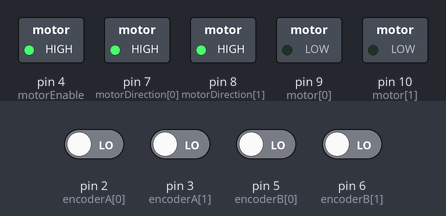
A sketch run on a simulated Arduino Uno, built with avr-gcc and run on an emulated ATmega328P. On the bench: switched loads named in the sketch (green lamp = pin HIGH). Inputs (shaded band) come from the test bench; at power-on: pin 2 (encoderA[0]), pin 3 (encoderA[1]), pin 5 (encoderB[0]), pin 6 (encoderB[1]) LOW. What the sketch prints to the serial monitor is not drawn.

Above: at 0.05 s.
At 6.0 s:
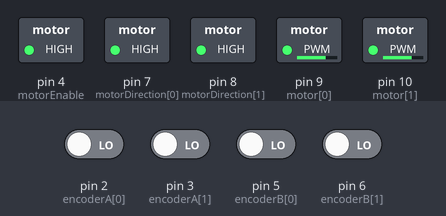
At 12.95 s:
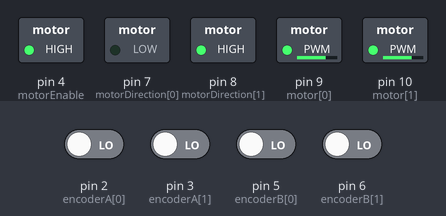
Timing chart, 0 to 18.2 s (numbered marks = the images above):
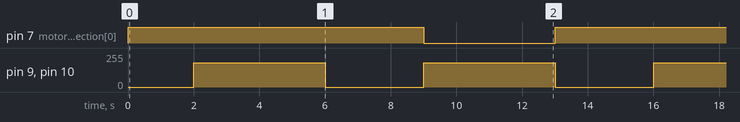

Measured:
- by itself, pin 7 (motorDirection[0]): alternates HIGH for 10.0 s and LOW for 4.0 s
- by itself, pin 9 (motor[0]), pin 10 (motor[1]): alternates 182/255 for 4.0 s and 0/255 for 3.0 s

The sketch:

phi_rho_step_response_arduino.ino
```cpp
#ifndef MACRO_DEFAULTS
#define MACRO_DEFAULTS
#define LEFT 0
#define RIGHT 1
#define WHEEL_RADIUS 0.0762 // NOTE: we need the wheel radius to calculate linear vel
#define WIDTH_OF_WHEELBASE 0.3683 // NOTE: we need wheelbase width to calculate angle
#endif


#include "encoder.hpp"
#include "position.hpp"
#include "pid_movement.hpp"

const uint8_t i2cAddress = 8;
volatile uint8_t offset;
volatile uint8_t msgLength = 0;
volatile uint8_t instruction[32] = {0};

// Initialize desired position and angle
float desiredDistance = 0;
float desiredAngleDegrees = 0;
unsigned long lastUpdateTime = 0;
unsigned long updateInterval = 50;

// Initialize current values
float v_bar = 0;
float v_delta = 0;
float rho_dot = 0;
float phi_dot = 0;
long int timeOffSet = 0;
long int time = 0;
bool stepTest = 0;

void setup() {
  Serial.begin(115200);

  // ---------- ENCODER ----------
  encoderSetup();

  // ---------- MOTOR ----------
  pinMode(motorEnable, OUTPUT);
  pinMode(motorDirection[LEFT], OUTPUT);
  pinMode(motorDirection[RIGHT], OUTPUT);
  pinMode(motor[LEFT], OUTPUT);
  pinMode(motor[RIGHT], OUTPUT);

  digitalWrite(motorEnable, HIGH);
  digitalWrite(motorDirection[LEFT], HIGH);
  digitalWrite(motorDirection[RIGHT], HIGH);

  // ---------- CSV ----------
  Serial.println("TIME,V_BAR,V_DELTA,RHO_DOT,PHI_DOT");

}

void loop() {
  currTime = (float)(millis()-timeOffSet)/1000;
  time = millis();
  // Step loop
  if(currTime > 2 && currTime < 6){
    // Step loop up time
    if(stepTest){
      v_bar = 12;
      v_delta = 0;
    }
    else{
      v_bar = 0;
      v_delta = 12;
    }
  }else if (currTime >= 7){
    //Go back to start of step loop
    currTime = 0;
    timeOffSet = millis();
    Serial.println("TIME,V_BAR,V_DELTA,RHO_DOT,PHI_DOT");
    stepTest = !stepTest;
  }else{
    // Step input down time
    v_bar = 0;
    v_delta = 0;
  }

  voltage[RIGHT] = (v_bar + v_delta) / 2;
  voltage[LEFT] = -(v_bar - v_delta) / 2;

  for(int motorChoice = 0; motorChoice < 2; motorChoice++){

    // Correct voltage sign
    if(voltage[motorChoice] >= 0){
      digitalWrite(motorDirection[motorChoice], HIGH);
    }
    else {
      digitalWrite(motorDirection[motorChoice], LOW);
    }

    // Write voltage to motor
    PWM = 255*abs(voltage[motorChoice])/batteryVoltage;
    analogWrite(motor[motorChoice], min(PWM,255));

    // Read position and angular velocity
    actualPos[motorChoice] = countsToRadians(readEncoder(motorChoice));
    actualSpeed[motorChoice] = rad2AngVel(prevPos[motorChoice], prevTime, actualPos[motorChoice], currTime);

    // update postition
    prevPos[motorChoice] = actualPos[motorChoice];
  }

  // Calculate rho_dot and phi_dot
  rho_dot = WHEEL_RADIUS * ((actualSpeed[RIGHT] + (-actualSpeed[LEFT])) / 2);
  phi_dot = WHEEL_RADIUS * ((actualSpeed[RIGHT] - (-actualSpeed[LEFT])) / WIDTH_OF_WHEELBASE);


  // Print relevant info
  if((time - lastUpdateTime) >= updateInterval){
    Serial.print(currTime);
    Serial.print(",");
    Serial.print(v_bar);
    Serial.print(",");
    Serial.print(v_delta);
    Serial.print(",");
    Serial.print(rho_dot);
    Serial.print(",");
    Serial.print(phi_dot);
    Serial.print("\r\n");
    lastUpdateTime = time;
  }

  // Update prev time
  prevTime = currTime;

  delay(5);
}
```

encoder.hpp
```cpp
// (licence header left out)
#ifndef ENCODER_HPP
#define ENCODER_HPP

#include <Arduino.h>

#ifndef MACRO_DEFAULTS
#define MACRO_DEFAULTS
#define LEFT 0
#define RIGHT 1
#define WHEEL_RADIUS 0.0762 // NOTE: we need the wheel radius to calculate linear vel
#define WIDTH_OF_WHEELBASE 0.3683 // NOTE: we need wheelbase width to calculate angle
#endif

void encoderSetup();
void updateEncoder();
long readEncoder(bool);
float countsToRadians(long);
float countsToDistance(long);
void updateLeftEncoder();
void updateRightEncoder();

const uint8_t encoderA[2] = {2,3};
const uint8_t encoderB[2] = {5,6};

// NOTE: DO NOT read encoderPosition directly!
// Use readEncoder() instead
volatile uint8_t encoderState[2] = {0,0};
volatile long encoderPosition[2] = {0,0};

void encoderSetup() {
	pinMode(encoderA[LEFT], INPUT);
	pinMode(encoderB[LEFT], INPUT);
	pinMode(encoderA[RIGHT], INPUT);
	pinMode(encoderB[RIGHT], INPUT);

	if (digitalRead(encoderA[LEFT])) { encoderState[LEFT] |= 4; }
	if (digitalRead(encoderB[LEFT])) { encoderState[LEFT] |= 8; }
	if (digitalRead(encoderA[RIGHT])) { encoderState[RIGHT] |= 4; }
	if (digitalRead(encoderB[RIGHT])) { encoderState[RIGHT] |= 8; }

	attachInterrupt(digitalPinToInterrupt(encoderA[LEFT]), updateLeftEncoder, CHANGE);
	attachInterrupt(digitalPinToInterrupt(encoderA[RIGHT]), updateRightEncoder, CHANGE);
}

void updateEncoder(bool leftOrRight) {
	// Current B | Current A | Old B | Old A
	// mask out unneeded bits
	uint8_t state = encoderState[leftOrRight] & 0b00001100;
	// shift by 2 to account for old states
	state >>= 2;
	// bit2 and bit3 become new encoder positions
	if (digitalRead(encoderA[leftOrRight])) { state |= 0b00000100; }
	if (digitalRead(encoderB[leftOrRight])) { state |= 0b00001000; }

	// switch states modified from Encoder.h, see above
	switch (state) {
		case 1:  case 7:
		case 8:  case 14:
			encoderPosition[leftOrRight]++;
			break;
		case 2:  case 4:
		case 11: case 13:
			encoderPosition[leftOrRight]--;
			break;
		case 3:  case 12:
			encoderPosition[leftOrRight] += 2;
			break;
		case 6:  case 9:
			encoderPosition[leftOrRight] -= 2;
			break;
		default:
			break;
	}
	encoderState[leftOrRight] = state;
}

long readEncoder(bool leftOrRight) {
	// disable interrupts to preserve read precision
	noInterrupts();
	// adjustment on read
	updateEncoder(leftOrRight);
	interrupts();
	return encoderPosition[leftOrRight];
}

float countsToRadians(long counts) {
	return TWO_PI*(float)counts/3200;
}

float countsToDistance(long counts) {
	return WHEEL_RADIUS*countsToRadians(counts);
}

// not possible to put parameters in interrupts,
// this is an easy workaround
void updateLeftEncoder() { updateEncoder(LEFT); }
void updateRightEncoder() { updateEncoder(RIGHT); }

#endif
```

pid_movement.hpp
```cpp
#ifndef PID_MOVEMENT_HPP
#define PID_MOVEMENT_HPP

#include <Arduino.h>
#include "encoder.hpp" // able to read from encoders directly
// but only if you use the second overload and not the first

#ifndef MACRO_DEFAULTS
#define MACRO_DEFAULTS
#define LEFT 0
#define RIGHT 1
#define WHEEL_RADIUS 0.0762 // NOTE: we need the wheel radius to calculate linear vel
#define WIDTH_OF_WHEELBASE 0.3683 // NOTE: we need wheelbase width to calculate angle
#endif

float rad2AngVel(float, float, float, float);
float rad2LinVel(float, float, float, float);
void PIDposControl(bool);

const uint8_t motorDirection[2] = {7,8};
const uint8_t motor[2] = {9,10};
const uint8_t motorEnable = 4;

// Initialize time tracking variables
unsigned long desiredTs = 5;

// Initialize previous and current time for velocity calculation
float prevTime = 0;
float currTime = 0;

// Initialize Feedback parameters
float KpSpeed[2] = {2.9, 2.9};
float KpPos[2] = {24.659, 25.590};
float KiPos[2] = {106.106, 115.247};
float posError[2] = {0,0};
float speedError[2] = {0,0};
float voltage[2] = {0,0};
float desiredSpeed[2] = {0,0};
float actualSpeed[2] = {0,0};
float desiredPos[2] = {0,0};
float actualPos[2] = {0,0};
float prevPos[2] = {0, 0};
float integralError[2] = {0,0};

// Initialize PWM Variables
float batteryVoltage = 8.4;
float maxSpeed = TWO_PI;
unsigned int PWM = 0;

float rad2AngVel(float rads1, float time1, float rads2, float time2){
  return (rads2 - rads1) / (time2 - time1);
}

float rad2LinVel(float rads1, float time1, float rads2, float time2){
  return rad2AngVel(rads1,time1,rads2,time2)*WHEEL_RADIUS;
}

void PIDposControl(bool motorChoice){
  // Find actual values
  actualPos[motorChoice] = countsToRadians(readEncoder(motorChoice));
  actualSpeed[motorChoice] = rad2AngVel(prevPos[motorChoice], prevTime, actualPos[motorChoice], currTime);

  // proportional error
  posError[motorChoice] = desiredPos[motorChoice] - actualPos[motorChoice];
  // integral error
  integralError[motorChoice] = integralError[motorChoice] + posError[motorChoice]*((float)desiredTs /1000);
  // find desired speed
  desiredSpeed[motorChoice] = KpPos[motorChoice] * posError[motorChoice] + KiPos[motorChoice] * integralError[motorChoice];

  // Wind up control (keeps the motors at a maximum speed)
  if(abs(desiredSpeed[motorChoice]) >= maxSpeed){
    // keep the voltage at or bellow the battery voltage while keeping the sign
    desiredSpeed[motorChoice] = maxSpeed * (desiredSpeed[motorChoice]/abs(desiredSpeed[motorChoice]));
    // Undo the integration calculation
    integralError[motorChoice] = integralError[motorChoice] - posError[motorChoice]*((float)desiredTs /1000);
  }

  // speed controller
  speedError[motorChoice] = desiredSpeed[motorChoice] - actualSpeed[motorChoice];

  // voltage output
  voltage[motorChoice] = KpSpeed[motorChoice]*speedError[motorChoice];

  // go backwards if negative voltage
  if(voltage[motorChoice] >= 0){
    digitalWrite(motorDirection[motorChoice], HIGH);
  }
  else {
    digitalWrite(motorDirection[motorChoice], LOW);
  }

  // calculate voltage PWM output
  PWM = 255*abs(voltage[motorChoice])/batteryVoltage;
  analogWrite(motor[motorChoice], min(PWM,255));

  // update postition
  prevPos[motorChoice] = actualPos[motorChoice];
}

#endif
```

position.hpp
```cpp
#ifndef POSITION_HPP
#define POSITION_HPP

#include <Arduino.h>
#include "encoder.hpp" // able to read from encoders directly
// but only if you use the second overload and not the first

#ifndef MACRO_DEFAULTS
#define MACRO_DEFAULTS
#define LEFT 0
#define RIGHT 1
#define WHEEL_RADIUS 0.0762 // NOTE: we need the wheel radius to calculate linear vel
#define WIDTH_OF_WHEELBASE 0.3683 // NOTE: we need wheelbase width to calculate angle
#endif

struct positionData_t {
  float x;
  float y;
  float phi;
};

positionData_t updatePosition(positionData_t, float, float);
positionData_t updatePosition(positionData_t);

positionData_t position = {0, 0 ,0};
float previousDistance[] = {0, 0};

positionData_t updatePosition(positionData_t oldPosition, float deltaPosLeft, float deltaPosRight) {
  positionData_t newPosition;
  // using position-based equations from tutorial
  newPosition.x = oldPosition.x + cos(oldPosition.phi)*(deltaPosLeft+deltaPosRight)/2.0;
  newPosition.y = oldPosition.y + sin(oldPosition.phi)*(deltaPosLeft+deltaPosRight)/2.0;
  newPosition.phi = oldPosition.phi + (deltaPosLeft-deltaPosRight)/WIDTH_OF_WHEELBASE;
  return newPosition; // return struct to contain all 3 variables
}

positionData_t updatePosition(positionData_t oldPosition) {
  positionData_t newPosition;
  float deltaPosLeft = countsToDistance(readEncoder(LEFT)) - previousDistance[LEFT];
  float deltaPosRight = countsToDistance(readEncoder(RIGHT)) - previousDistance[RIGHT];
  // using position-based equations from tutorial
  newPosition.x = oldPosition.x + cos(oldPosition.phi)*(deltaPosLeft+deltaPosRight)/2.0;
  newPosition.y = oldPosition.y + sin(oldPosition.phi)*(deltaPosLeft+deltaPosRight)/2.0;
  newPosition.phi = oldPosition.phi + (deltaPosLeft-deltaPosRight)/WIDTH_OF_WHEELBASE;
  previousDistance[LEFT] = countsToDistance(readEncoder(LEFT));
  previousDistance[RIGHT] = countsToDistance(readEncoder(RIGHT));
  return newPosition; // return struct to contain all 3 variables
}

#endif
```
